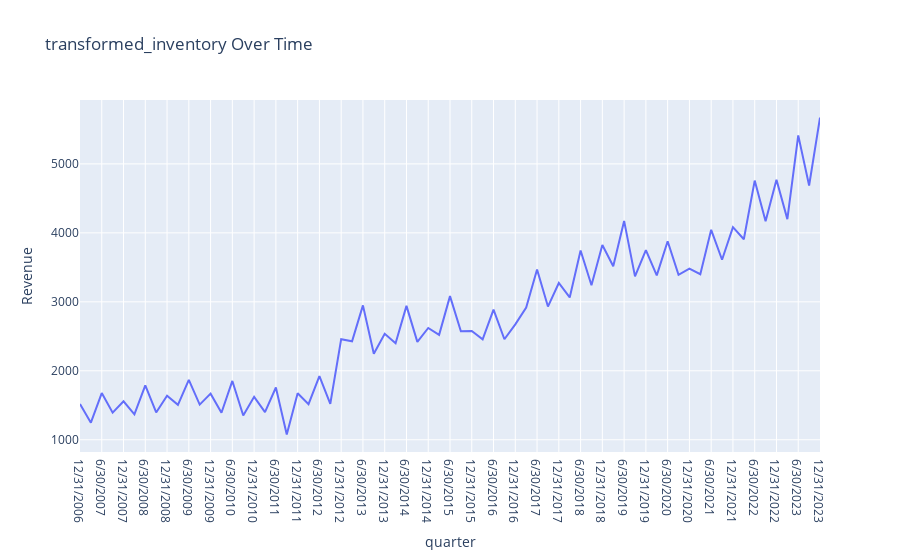

Notebook cell for this chart:
### Markdown cell above
P-value is greater than 0.05 so data is not stationary, need to difference

### Code cell
target_variable_transformed = target_varaible
df[target_variable_transformed] = df[target_varaible]
# Graphing data
fig = px.line(df, x = 'quarter', y = target_variable_transformed,
              title = 'transformed_inventory Over Time')
fig.show()

### Figure 1 — Plotly figure (JSON) as saved in the notebook; plotly's stock layout.template omitted (floating-point values rounded to 4 significant figures)
{"data": [{"hovertemplate": "quarter=%{x}<br>Revenue=%{y}<extra></extra>", "legendgroup": "", "line": {"color": "#636efa", "dash": "solid"}, "marker": {"symbol": "circle"}, "mode": "lines", "name": "", "orientation": "v", "showlegend": false, "type": "scatter", "x": ["12/31/2006", "3/31/2007", "6/30/2007", "9/30/2007", "12/31/2007", "3/31/2008", "6/30/2008", "9/30/2008", "12/31/2008", "3/31/2009", "6/30/2009", "9/30/2009", "12/31/2009", "3/31/2010", "6/30/2010", "9/30/2010", "12/31/2010", "3/31/2011", "6/30/2011", "9/30/2011", "12/31/2011", "3/31/2012", "6/30/2012", "9/30/2012", "12/31/2012", "3/31/2013", "6/30/2013", "9/30/2013", "12/31/2013", "3/31/2014", "6/30/2014", "9/30/2014", "12/31/2014", "3/31/2015", "6/30/2015", "9/30/2015", "12/31/2015", "3/31/2016", "6/30/2016", "9/30/2016", "12/31/2016", "3/31/2017", "6/30/2017", "9/30/2017", "12/31/2017", "3/31/2018", "6/30/2018", "9/30/2018", "12/31/2018", "3/31/2019", "6/30/2019", "9/30/2019", "12/31/2019", "3/31/2020", "6/30/2020", "9/30/2020", "12/31/2020", "3/31/2021", "6/30/2021", "9/30/2021", "12/31/2021", "3/31/2022", "6/30/2022", "9/30/2022", "12/31/2022", "3/31/2023", "6/30/2023", "9/30/2023", "12/31/2023"], "xaxis": "x", "y": [1517, 1248, 1677, 1393, 1558, 1368, 1790, 1396, 1638, 1507, 1868, 1510, 1669, 1392, 1853, 1353, 1623, 1401, 1758, 1078, 1674, 1516, 1924, 1522, 2459, 2428, 2949, 2248, 2538, 2400, 2941, 2420, 2621, 2521, 3083, 2574, 2577, 2457, 2888, 2458, 2674, 2917, 3468, 2931, 3273, 3064, 3744, 3241, 3824, 3517, 4173, 3369, 3751, 3383, 3879, 3391, 3480, 3400, 4044, 3610, 4083, 3907, 4758, 4167, 4769, 4199, 5413, 4687, 5671], "yaxis": "y"}], "layout": {"legend": {"tracegroupgap": 0}, "title": {"text": "transformed_inventory Over Time"}, "xaxis": {"anchor": "y", "domain": [0, 1], "title": {"text": "quarter"}}, "yaxis": {"anchor": "x", "domain": [0, 1], "title": {"text": "Revenue"}}}}
